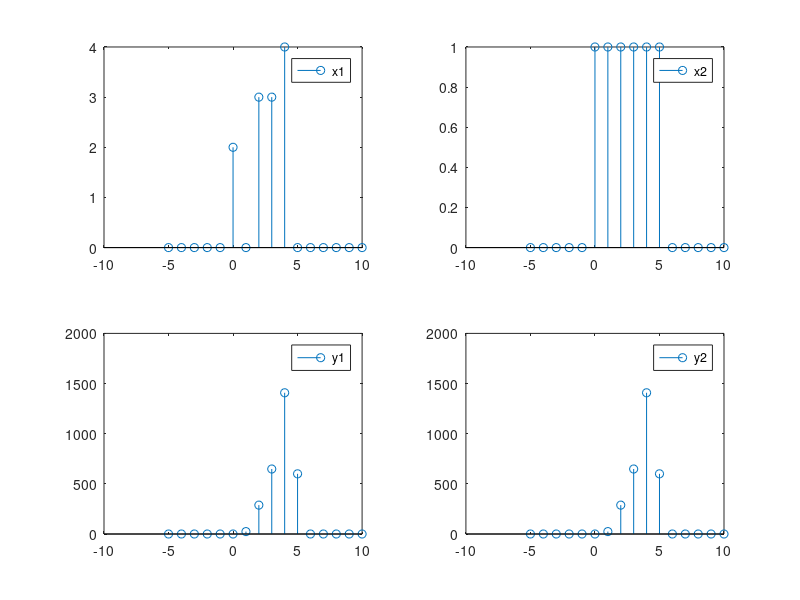

Recreate this plot in MATLAB.
n = -5:10;
x1 = zeros(size(n)); 
x1(n == 0) = 2;
x1(n == 2 | n == 3) = 3;
x1(n == 4) = 4;
c1 = (n) >= 0;
c2 = (n - 6) >=0;
x2 = c1 - c2;
subplot(221)
stem(n,x1);
legend('x1');
subplot(222)
stem(n,x2);
legend('x2');

a=4;
b=6;

% Αριστερό μέρος σχέσης
z = a*x1 + b*x2;
y1 = (4 * n.^2).*z;

subplot(223)
stem(n,y1);
legend('y1');

% Δεξί μέρος σχέσης (ισούνται άρα γραμμικό)
z1=(4 * n.^2).*x1; 
z2=(4 * n.^2).*x2;
y2=a*z1+b*z2; 

subplot(224)
stem(n,y2);
legend('y2');
